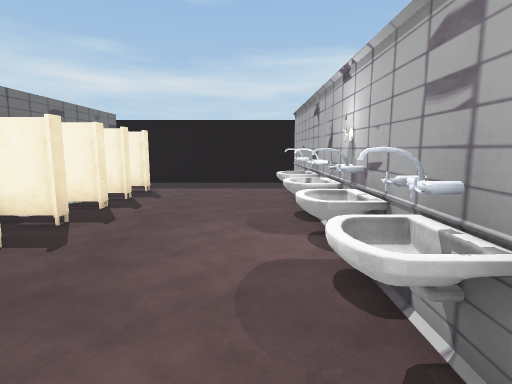
view 1 (above)

16 first-person views from a walk through a 3-D level made in the Unity game engine. The camera is 1.5 m above the floor, tilts 8° down and sees 80° across. Doors are open. The floor is counted in squares, 1 m on a side. Each view is taken from the middle of a square. On the plan, view 1 faces up. The plan holds only what a view shows up to about 15 squares ahead; the rest is blank. The place goes on beyond the plan. The player character is not drawn. Some surface patterns are stand-ins.

view 2
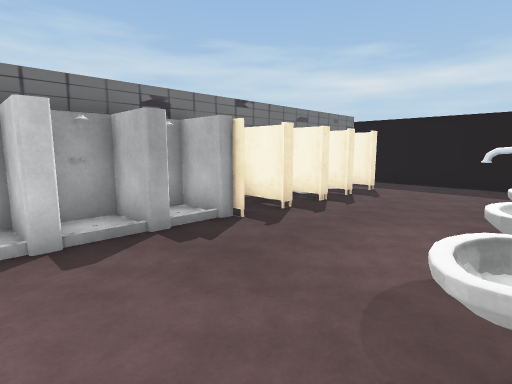

view 3
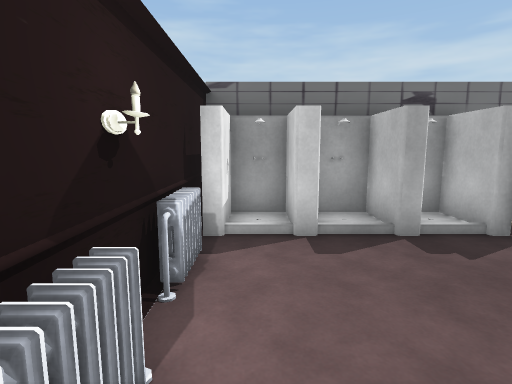

view 4
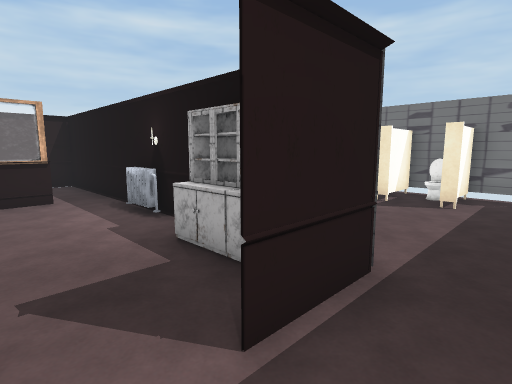

view 5
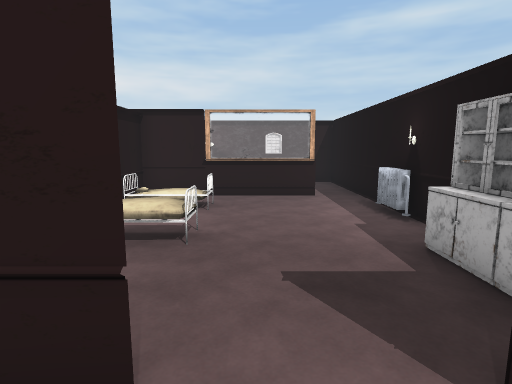

view 6
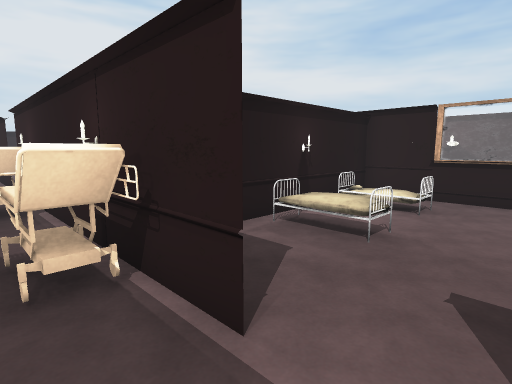

view 7
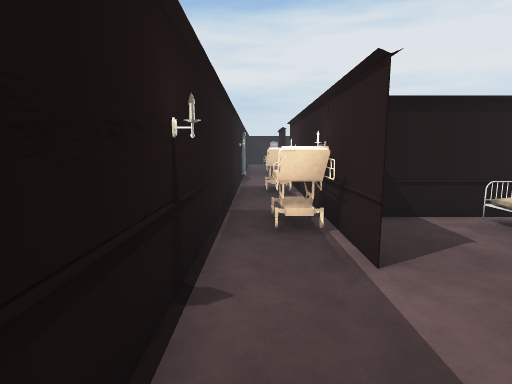

view 8
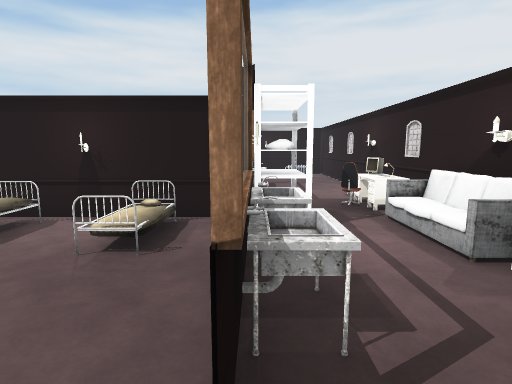

view 9
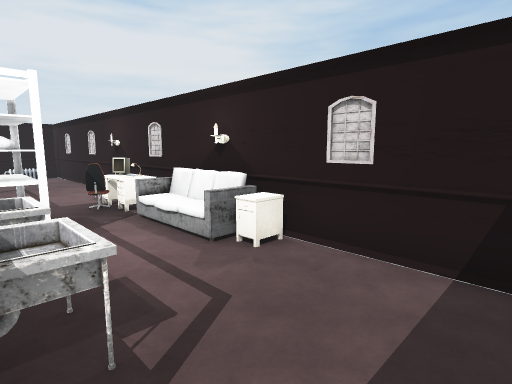

view 10
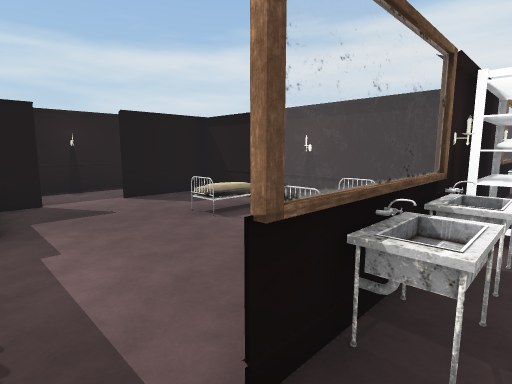

view 11
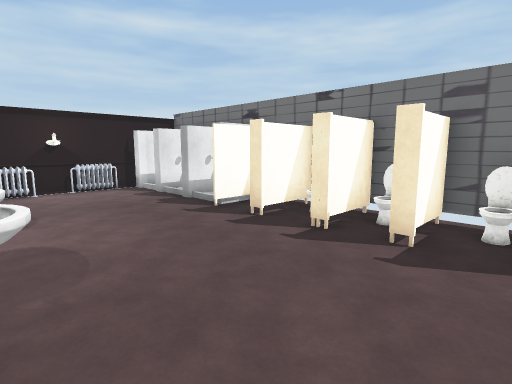

view 12
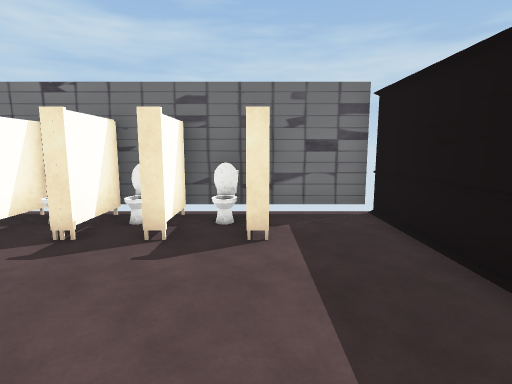

view 13
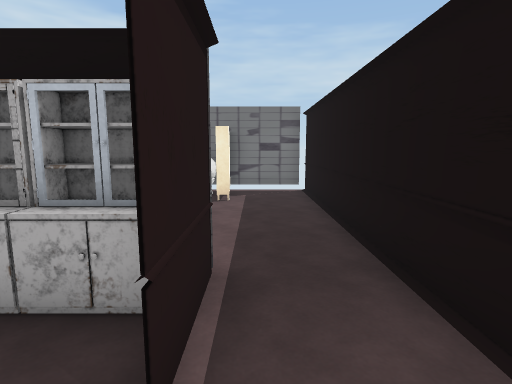

view 14
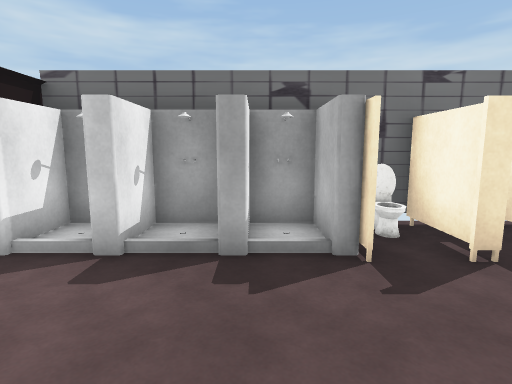

view 15
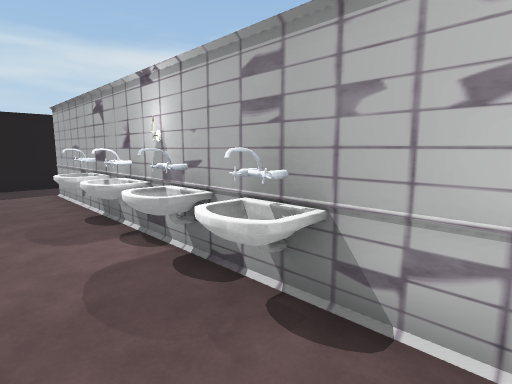

view 16
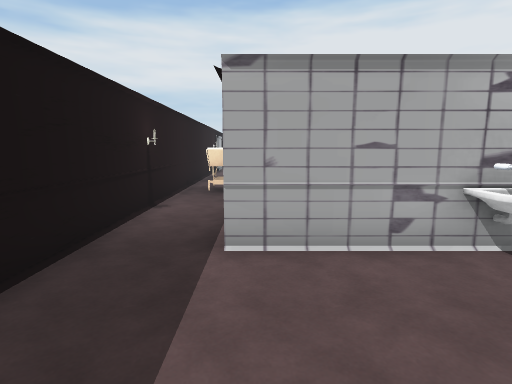

### Floor plan
Points are (right, up) in squares from view 1. A wall is a line through its corners. A room is listed if a view was taken in it or the views show most of it. See-through windows are left out.
Room 1 (views 1, 2, 3, 4, 5, 6, 7, 8, 9, 10, 11, 12, 13, 14, 15, 16)
walls: (1.4, 7.5) (1.4, 8.6); (1.5, 1.6) (1.5, -1.2) (12.5, -1.2); (6.4, 3.2) (8.5, 3.2); (2.5, 11.5) (3.6, 11.5); (3.6, 11.4) (2.8, 11.4); (-3.9, 6.4) (-3.9, 6.1); (1.4, 0.1) (1.4, 1.5); (-3.9, 7.8) (-3.9, 7.7); (-4.2, 4.5) (-4.2, 2.5) (-5.7, 2.5) (-5.7, 1.1) (-4.2, 1.1) (-4.2, 0.7) (-5.7, 0.7) (-5.7, -0.6) (-4.2, -0.6); (5.6, 11.5) (7.5, 11.5); (6.2, 11.4) (5.6, 11.4); (-3.9, 9.6) (-3.9, 9.3); (8.6, 3.5) (8.6, 11.6); (7.4, 13.8) (-6.1, 13.8) (-6.1, 10.5); (-6.1, 11.1) (-3.9, 11.1) (-3.9, 10.8); (-5.5, -1.2) (-0.4, -1.2); (12.5, 3.1) (6.4, 3.1)
ways out: open door at (-4, 7.5) to room 3; opening at (6.5, 12.5); opening at (8, 11)
objects: other object (0, -1); other object (1, 2); other object (1, 3) to (1, 4); other object (1, 5) to (1, 6); other object (1, 7) to (1, 8); other object (2, 5) to (2, 6); other object (2, 9) to (2, 11); other object (4, 2) to (7, 3); other object (4, 3) to (5, 3); other object (6, 0); other object (8, 2) to (10, 3); other object (8, 8); other object (9, 0) to (11, 1)
Room 2 (no view inside)
walls: (-5.5, 9.4) (-3.9, 9.4); (-6.1, 7.8) (-3.9, 7.8); (-3.9, 11) (-4.8, 11)
objects: toilet (-6, 9); toilet (-6, 10)
Room 3 (no view inside)
walls: (-5.2, 4.6) (-3.9, 4.6); (-3.9, 6.1) (-6.1, 6.1)
ways out: open door at (-4, 7.5) to room 1
objects: toilet (-6, 5)

Positions as (right, up) in squares from view 1, and headings:
1: (0, 0), facing up
2: (1, 0), facing up-left
3: (1, 0), facing left
4: (5, 13), facing down-left
5: (5, 13), facing down
6: (4, 13), facing down-right
7: (2, 13), facing right
8: (2, 3), facing right
9: (2, 3), facing down-right
10: (2, 2), facing up-right
11: (1, 11), facing down-left
12: (1, 11), facing left
13: (5, 12), facing left
14: (0, 3), facing left
15: (-1, 0), facing up-right
16: (-3, 11), facing right
